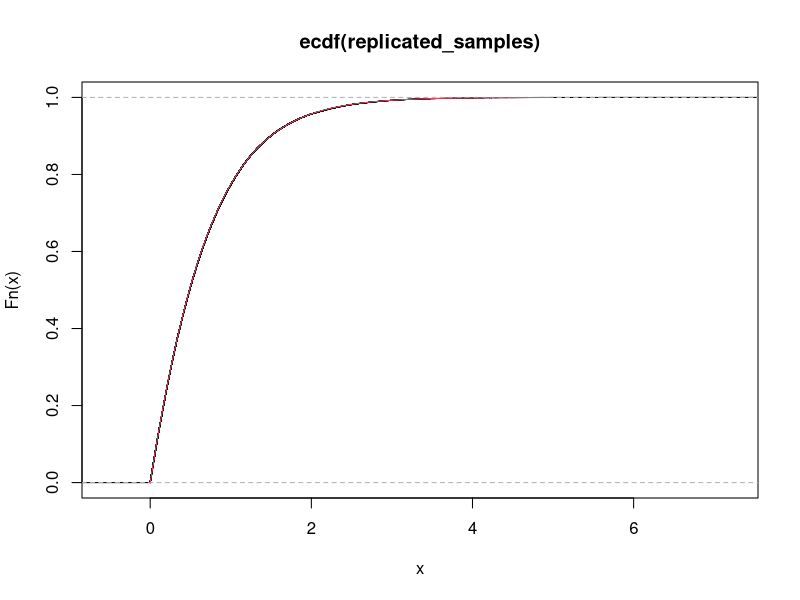

Write the R code that produced this figure.
#a
pdf<-function(x, θ) {
  return(θ^2 / (θ + 1) * (1 + x) * (exp(-θ * x)))
}

cdf<-function(x, θ) {
  return(1 - (exp(-θ * x) * (1 + θ + θ * x)) / (1 + θ))
}

inverse_of_cdf<-function(x, u){
  cdf(x, 1) - u
}
uniroot(inverse_of_cdf,c(-1,100),u=runif(1,0,1))


#b
rejection_method <- function(n) {
  samples <- numeric(n)
  for (i in 1:n) {
    accept <- FALSE
    while (!accept) {
      x <- rexp(1, 1.5)  # Generate a sample from the exponential envelope
      u <- runif(1)
      if (u * 4/3 * dexp(x,1.5 ) <= pdf(x, 2)) {
        samples[i] <- x
        accept <- TRUE
      }
    }
  }
  return(samples)
}

# Replicate the rejection method 100 times
replicated_samples <- replicate(100, rejection_method(1000))


xx<-seq(0,5,by=0.01)
plot(ecdf(replicated_samples))
lines(xx,cdf(xx,2),col=2)

#c with simulation

N<-10000
results <- numeric(N)
for(i in 1:N){
θ<-5
π1<-θ/(θ+1)
π2<-1/(θ+1)
x<-runif(1,0,1)
f1<-function(a,u){
  π1<-u/(u+1)
  return(π1*u*(exp(-u*a))) #this is the first part of the density
}

f2<-function(a,u){
  π2<-1/(u+1)
  return((π2*u^2)*u*(exp(-u*a))) #this is the first part of the density
}
comp_pdf<-π1*f1(x,θ)+π2*f2(x,θ)
results[i]<-comp_pdf
}

M<-1000
#finding the sampling distribution of
#the sample mean and the sample median
#for n=100
sample_of_100<-sample(results, 100 , replace = FALSE)
sample_means1 <- numeric(M)
sample_medians1 <- numeric(M)
for(i in 1:M){
  sample_size<-sample(1:100, 1)
  simulated_sample <- sample(sample_of_100, sample_size, replace = TRUE)
  sample_means1[i] <- mean(simulated_sample)
  sample_medians1[i] <- median(simulated_sample)
}

variance_of_means1 <- var(sample_means1)
print(variance_of_means1)
variance_of_medians1 <- var(sample_medians1)
print(variance_of_medians1)
correlation1 <- cor(sample_means1, sample_medians1)
print(correlation1)

#finding the sampling distribution of
#the sample mean and the sample median
#for n=1000

sample_of_1000<-sample(results, 1000 , replace = FALSE)
sample_means2 <- numeric(M)
sample_medians2 <- numeric(M)
for(i in 1:M){
  sample_size<-sample(1:1000, 1)
  simulated_sample <- sample(sample_of_1000, sample_size, replace = TRUE)
  sample_means2[i] <- mean(simulated_sample)
  sample_medians2[i] <- median(simulated_sample)
}

variance_of_means2 <- var(sample_means2)
print(variance_of_means2)
variance_of_medians2 <- var(sample_medians2)
print(variance_of_medians2)
correlation2 <- cor(sample_means2, sample_medians2)
print(correlation2)


# Estimate P(X > 5) using the sample means of each size
prob_estimate1 <- sum(sample_means1 > 5) / length(sample_means1)
prob_estimate2 <- sum(sample_means2 > 5) / length(sample_means2)
print(prob_estimate1)
print(prob_estimate2)